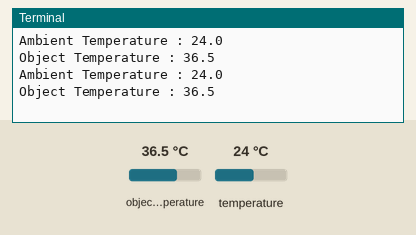
The program below on a simulated Raspberry Pi (BCM pin numbers). Shown: the last lines printed to the terminal. The inputs (shaded band) are chosen by the test bench; at power-on: object temperature 36.5 °C, temperature 24 °C.

Above: at 1.2 s.
1.3 s: object temperature set to 20 °C
At 2.6 s:
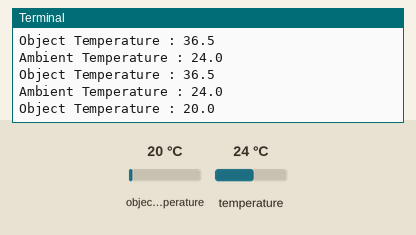
2.8 s: temperature set to 12 °C
At 3.8 s:
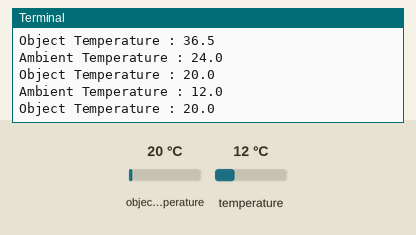
4.3 s: object temperature set to 26 °C
At 5.5 s:
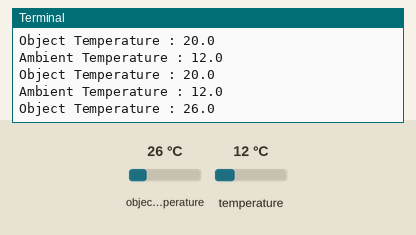
Timing chart, 0 to 7.3 s (numbered marks = the images above; inputs shaded):
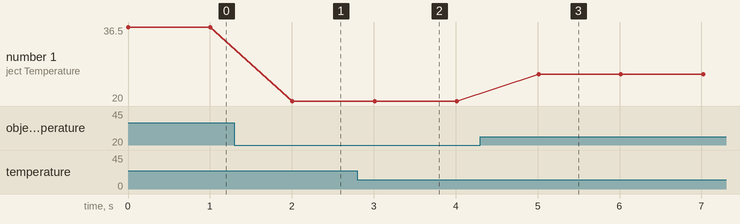

Measured:
- after the input at 1.3 s, the terminal: prints a new line after 0.71 s (image 1)
- after the input at 2.8 s, the terminal: prints a new line after 0.21 s (image 2)
- after the input at 4.3 s, the terminal: prints a new line after 0.71 s (image 3)
- plotted number 1: 36.5 → 20 after the input at 1.3 s, 20 → 26 after the input at 4.3 s

The program:

temp_sensor_test.py
```python
from smbus2 import SMBus
from mlx90614 import MLX90614
from time import sleep
bus = SMBus(1)
sensor = MLX90614(bus, address=0x5A)
while True:
    print ("Ambient Temperature :", sensor.get_ambient())
    print ("Object Temperature :", sensor.get_object_1())
    sleep(1)
bus.close() 
```
